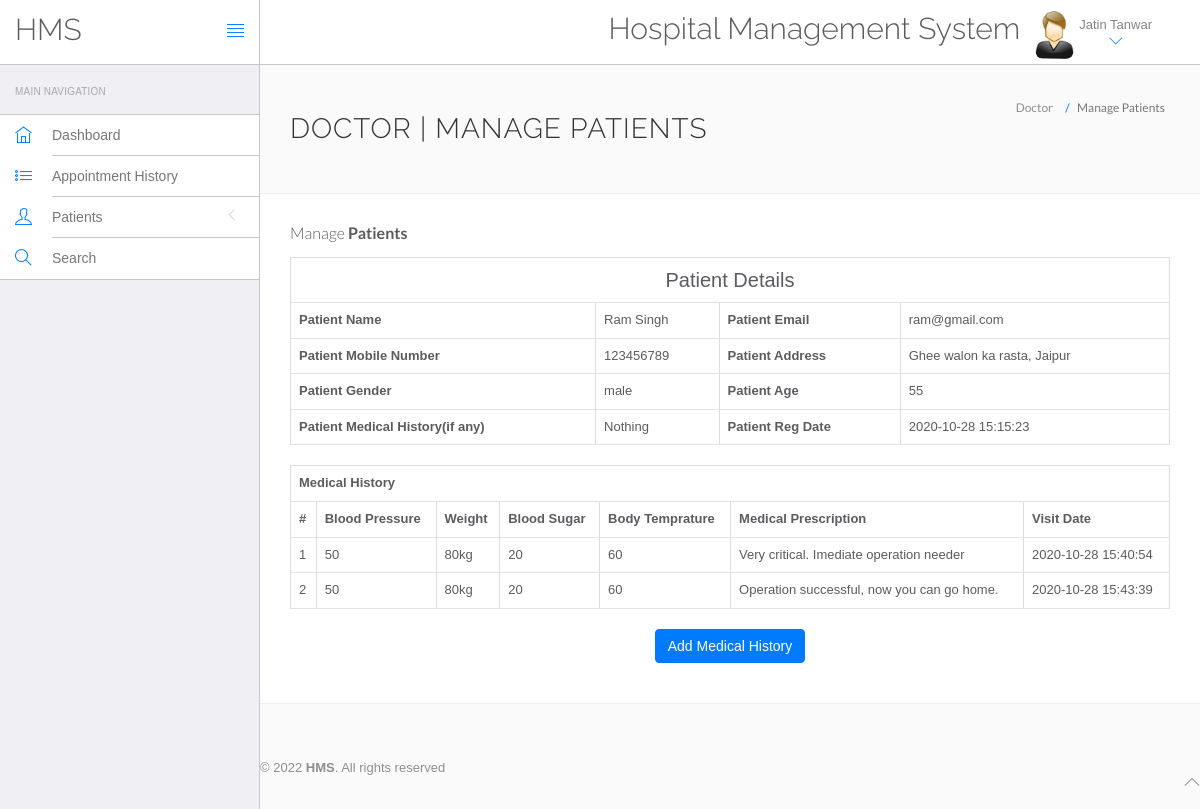
/hms/doctor/view-patient.php?viewid=6 (signed in), run on the app's committed database.
### tables this page shows
CREATE TABLE `doctors` (
  `id` int(11) NOT NULL,
  `specilization` varchar(255) DEFAULT NULL,
  `doctorName` varchar(255) DEFAULT NULL,
  `address` longtext DEFAULT NULL,
  `docFees` varchar(255) DEFAULT NULL,
  `contactno` bigint(11) DEFAULT NULL,
  `docEmail` varchar(255) DEFAULT NULL,
  `password` varchar(255) DEFAULT NULL,
  `creationDate` timestamp NULL DEFAULT current_timestamp(),
  `updationDate` timestamp NULL DEFAULT NULL ON UPDATE current_timestamp()
);

CREATE TABLE `tblpatient` (
  `ID` int(10) NOT NULL,
  `Docid` int(10) DEFAULT NULL,
  `PatientName` varchar(200) DEFAULT NULL,
  `PatientContno` bigint(10) DEFAULT NULL,
  `PatientEmail` varchar(200) DEFAULT NULL,
  `PatientGender` varchar(50) DEFAULT NULL,
  `PatientAdd` mediumtext DEFAULT NULL,
  `PatientAge` int(10) DEFAULT NULL,
  `PatientMedhis` mediumtext DEFAULT NULL,
  `CreationDate` timestamp NULL DEFAULT current_timestamp(),
  `UpdationDate` timestamp NULL DEFAULT NULL ON UPDATE current_timestamp()
);

CREATE TABLE `tblmedicalhistory` (
  `ID` int(10) NOT NULL,
  `PatientID` int(10) DEFAULT NULL,
  `BloodPressure` varchar(200) DEFAULT NULL,
  `BloodSugar` varchar(200) NOT NULL,
  `Weight` varchar(100) DEFAULT NULL,
  `Temperature` varchar(200) DEFAULT NULL,
  `MedicalPres` mediumtext DEFAULT NULL,
  `CreationDate` timestamp NOT NULL DEFAULT current_timestamp() ON UPDATE current_timestamp()
);

### hms/doctor/view-patient.php (the view, shortened to what this page needs)
<?php
include('include/config.php');
?>
<!DOCTYPE html>
<html lang="en">
	<head>
		<link rel="stylesheet" href="vendor/bootstrap/css/bootstrap.min.css">
		<link rel="stylesheet" href="vendor/fontawesome/css/font-awesome.min.css">
		<link rel="stylesheet" href="vendor/themify-icons/themify-icons.min.css">
		<link href="vendor/animate.css/animate.min.css" rel="stylesheet" media="screen">
		<link href="vendor/perfect-scrollbar/perfect-scrollbar.min.css" rel="stylesheet" media="screen">
		<link href="vendor/switchery/switchery.min.css" rel="stylesheet" media="screen">
		<link href="vendor/bootstrap-touchspin/jquery.bootstrap-touchspin.min.css" rel="stylesheet" media="screen">
		<link href="vendor/select2/select2.min.css" rel="stylesheet" media="screen">
		<link href="vendor/bootstrap-datepicker/bootstrap-datepicker3.standalone.min.css" rel="stylesheet" media="screen">
		<link href="vendor/bootstrap-timepicker/bootstrap-timepicker.min.css" rel="stylesheet" media="screen">
		<link rel="stylesheet" href="assets/css/styles.css">
		<link rel="stylesheet" href="assets/css/plugins.css">
		<link rel="stylesheet" href="assets/css/themes/theme-1.css" id="skin_color" />
	</head>
	<body>
		<div id="app">
<?php include('include/sidebar.php');?>
<div class="app-content">
<?php include('include/header.php');?>
<div class="main-content" >
<div class="wrap-content container" id="container">
<section id="page-title">
<div class="row">
<div class="col-sm-8">
<h1 class="mainTitle">Doctor | Manage Patients</h1>
</div>
<ol class="breadcrumb">
<li>
<span>Doctor</span>
</li>
<li class="active">
<span>Manage Patients</span>
</li>
</ol>
</div>
</section>
<div class="container-fluid container-fullw bg-white">
<div class="row">
<div class="col-md-12">
<h5 class="over-title margin-bottom-15">Manage <span class="text-bold">Patients</span></h5>
<?php
                               $vid=$_GET['viewid'];
                               $ret=mysqli_query($con,"select * from tblpatient where ID='$vid'");
$cnt=1;
while ($row=mysqli_fetch_array($ret)) {
                               ?>
<table border="1" class="table table-bordered">
 <tr align="center">
<td colspan="4" style="font-size:20px;color:blue">
 Patient Details</td></tr>
    <tr>
    <th scope>Patient Name</th>
    <td><?php  echo $row['PatientName'];?></td>
    <th scope>Patient Email</th>
    <td><?php  echo $row['PatientEmail'];?></td>
  </tr>
  <tr>
    <th scope>Patient Mobile Number</th>
    <td><?php  echo $row['PatientContno'];?></td>
    <th>Patient Address</th>
    <td><?php  echo $row['PatientAdd'];?></td>
  </tr>
    <tr>
    <th>Patient Gender</th>
    <td><?php  echo $row['PatientGender'];?></td>
    <th>Patient Age</th>
    <td><?php  echo $row['PatientAge'];?></td>
  </tr>
  <tr>
    <th>Patient Medical History(if any)</th>
    <td><?php  echo $row['PatientMedhis'];?></td>
     <th>Patient Reg Date</th>
    <td><?php  echo $row['CreationDate'];?></td>
  </tr>
<?php }?>
</table>
<?php
$ret=mysqli_query($con,"select * from tblmedicalhistory  where PatientID='$vid'");
 ?>
<table id="datatable" class="table table-bordered dt-responsive nowrap" style="border-collapse: collapse; border-spacing: 0; width: 100%;">
  <tr align="center">
   <th colspan="8" >Medical History</th>
  </tr>
  <tr>
    <th>#</th>
<th>Blood Pressure</th>
<th>Weight</th>
<th>Blood Sugar</th>
<th>Body Temprature</th>
<th>Medical Prescription</th>
<th>Visit Date</th>
</tr>
<?php
while ($row=mysqli_fetch_array($ret)) {
  ?>
<tr>
  <td><?php echo $cnt;?></td>
 <td><?php  echo $row['BloodPressure'];?></td>
 <td><?php  echo $row['Weight'];?></td>
 <td><?php  echo $row['BloodSugar'];?></td>
  <td><?php  echo $row['Temperature'];?></td>
  <td><?php  echo $row['MedicalPres'];?></td>
  <td><?php  echo $row['CreationDate'];?></td>
</tr>
<?php $cnt=$cnt+1;} ?>
</table>
<p align="center">
 <button class="btn btn-primary waves-effect waves-light w-lg" data-toggle="modal" data-target="#myModal">Add Medical History</button></p>
</div>
</div>
</div>
</div>
	<?php include('include/footer.php');?>
		</div>
	</body>
</html>

### hms/doctor/include/header.php (shortened to what this page needs)
<header class="navbar navbar-default navbar-static-top">
					<div class="navbar-header">
						<a class="navbar-brand" href="#">
							<h2 style="padding-top:20% ">HMS</h2>
						</a>
						<a href="#" class="sidebar-toggler pull-right visible-md visible-lg" data-toggle-class="app-sidebar-closed" data-toggle-target="#app">
							<i class="ti-align-justify"></i>
						</a>
					</div>
					<div class="navbar-collapse collapse">
						<ul class="nav navbar-right">
								<li  style="padding-top:2% ">
								<h2>Hospital Management System</h2>
							</li>
							<li class="dropdown current-user">
								<a href class="dropdown-toggle" data-toggle="dropdown">
									<img src="assets/images/images.jpg" > <span class="username">
									<?php $query=mysqli_query($con,"select doctorName from doctors where id='".$_SESSION['id']."'");
while($row=mysqli_fetch_array($query))
{
	echo $row['doctorName'];
}
									?> <i class="ti-angle-down"></i></i></span>
								</a>
							</li>
						</ul>
					</div>
				</header>

### hms/doctor/assets/css/themes/theme-1.css (style rules this page uses)
body { background: #FAFAFA; }
header .navbar-header { background: #ffffff !important; border-right-color: #c8c7cc !important; border-bottom-color: #c8c7cc !important; }
header .navbar-header .sidebar-toggler, header .navbar-header .sidebar-mobile-toggler { color: #007aff !important; }
header .navbar-header .navbar-brand { color: #777 !important; }
header .navbar-collapse { background: #ffffff !important; border-bottom-color: #c8c7cc !important; box-shadow: none !important; }
header .navbar-collapse .navbar-right > li > a { color: #777; }
header .navbar-collapse .navbar-right > li > a i { color: #007aff !important; }

### data on the page
doctors: doctorName "Jatin Tanwar"
tblpatient: PatientName "Ram Singh", PatientEmail "ram@gmail.com", PatientContno "123456789", PatientAdd "Ghee walon ka rasta, Jaipur", PatientGender "male", PatientAge "55", PatientMedhis "Nothing", CreationDate "2020-10-28 15:15:23"
tblmedicalhistory: BloodPressure "50", Weight "80kg", BloodSugar "20", Temperature "60", MedicalPres "Very critical. Imediate operation needer", CreationDate "2020-10-28 15:40:54"
tblmedicalhistory: BloodPressure "50", Weight "80kg", BloodSugar "20", Temperature "60", MedicalPres "Operation successful, now you can go home.", CreationDate "2020-10-28 15:43:39"
